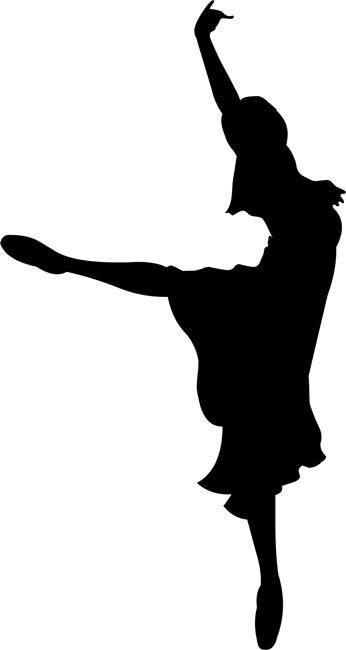
//> input picture Geometric Transforms and Descriptors/Bailarina.png, 346 x 650 px
$ ./main Bailarina.png   (built with g++ and OpenCV 4)
//> lines starting //> are read from the running program, lines starting //| are printed output that depends on the picture; after the words box and inside, x2 and y2 are one past the last pixel; in counts of white or black regions, pixels touching at a corner belong together
/*
 * * * * * * * * * * * * * * * * * * * * * * * * * * * * * * * * * * * * *
 * Author: Carlos Brito (carlos.brito524@gmail.com)
 * Date: 3/22/17.
 *
 * Description:
 * This is a small piece of code to demonstrate the power
 * and "descriptiveness" of image moments and fourier des-
 * criptors.
 *
 * TODO:
 * We have to adjust the calculation of the fourier descriptors
 * so we can make it invariant to rotation and scale.
 *
 *
 * * * * * * * * * * * * * * * * * * * * * * * * * * * * * * * * * * * * *
*/
//</editor-fold>

#include <iostream>
#include <fftw3.h>
#include <cmath>
#include <climits>
#include <opencv2/opencv.hpp>

using namespace std;
using namespace cv;

const static double PI = 4*atan(1); // ensures maximum precision on the architecture

typedef vector<Point> Contour; // a contour is a list of points

typedef struct FourierDescriptors {
    size_t n; // size of vector array
    double (*v)[2]; // descriptor vector
    Contour filtered_contour; // filtered contour

    FourierDescriptors (size_t nsize) {
        n = nsize;
        v = new double[n][2];
    }


} FourierDescriptors;

vector<Contour> getContours(Mat const &binary_img); // returns contours of a binary image

void drawContour(Contour const& cont, Mat &dst); // draws a white contour over a black image

void geomTransform(Contour const &contourIn,
                   Contour &contourOut,
                   double scale,
                   double translatex,
                   double translatey,
                   double theta);

Point2d getCentroid(Contour const& contour); // returns the centroid of a contour

void getHuMoments(Contour const& contour, vector<double> &hu); // returns the hu moments of a contour

void getFourierDescriptors(Contour const& contour, FourierDescriptors &fourierDescriptorsInOut); // returns the fourier descriptor data

vector<double> VectorDiff(vector<double> p1, vector<double> p2);
double L2Norm(vector<double> p);

int main(int argc, char **argv) {

    // Get image name
    if(argc != 2) {
        printf("Usage %s imagen\n", *argv);
        exit(1);
    }
    char* image_name = argv[1];

    // Read image
    Mat img;
    img = imread(image_name);
//> img is the input picture: 650 rows x 346 cols, CV_8UC3; min 0, max 255, mean 198.6
    cvtColor(img, img, CV_RGB2GRAY); // make sure we only get one channel
//> img: 650 rows x 346 cols, CV_8UC1
    imshow("img", img);

    // Threshold image
    Mat thresh;
    threshold(img,thresh, 127, 255, THRESH_BINARY_INV);
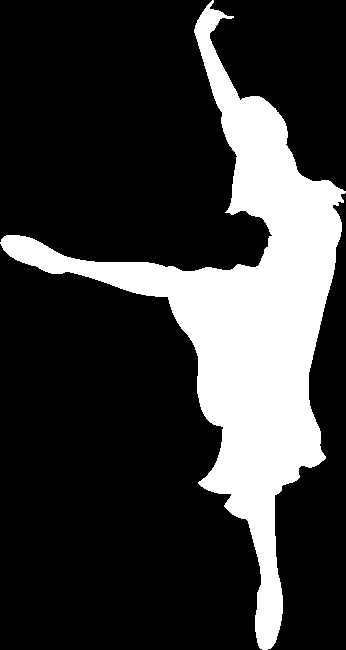
//> thresh: 650 rows x 346 cols, CV_8UC1; 22.1% white; 1 white region
    thresh.convertTo(thresh, CV_8UC1);
    imshow("thresh",thresh);

    // Get contour of image
    vector<Contour> contours = getContours(thresh);
//> in getContours, `findContours(binary_img, contours, CV_RETR_EXTERNAL, CV_CHAIN_APPROX_N..`: contours = 1 contour; box (x1, y1, x2, y2) and area: (0, 0, 346, 650) 48735

    if(contours.size() > 1)
        printf("Warning: More than one contour detected");

    Contour contour = getContours(thresh)[0];
//> contour = contour of 1910 points, box (x1, y1, x2, y2) (0, 0, 346, 650), area 48735
    Contour transformedContour;

    geomTransform(contour, transformedContour, 1., 20, 50, PI/3);
//> in geomTransform, `Contour contour0 = contourIn;`: contour0 has the same summary as contour outside geomTransform

    // Visualize contour
    Mat contourImg;
    drawContour(transformedContour, contourImg);
    imshow("transformed contour", contourImg);

    // First we compute Hu moments
    vector<double> hu(7);
    vector<double> transformedHu(7);
    getHuMoments(contour,hu);
    getHuMoments(transformedContour,transformedHu);


    cout << "Hu moments for " << image_name << endl;
    for(vector<double>::iterator moment = hu.begin(); moment != hu.end(); moment++) {
        cout << *moment << endl;
    }


    cout << "\nHu moments for transformed " << image_name << endl;
    for(vector<double>::iterator moment = transformedHu.begin(); moment != transformedHu.end(); moment++) {
        cout << *moment << endl;
    }

    cout << "L2 Norm of difference of Hu moments: " << L2Norm(VectorDiff(hu, transformedHu)) << endl;


    // Second we compute fourier descriptors
    FourierDescriptors FD(15);
    FourierDescriptors transformedFD(15);

    getFourierDescriptors(contour, FD);
    getFourierDescriptors(transformedContour, transformedFD);


    cout << "\nFourier descriptor vector for " << image_name << endl;
    for (int i = 0; i < FD.n; ++i) {
        cout << "( " << FD.v[i][0] << ", " << FD.v[i][1] << " )" << endl;
    }

    cout << "\nFourier descriptor vector for " << image_name << endl;
    for (int i = 0; i < transformedFD.n; ++i) {
        cout << "( " << transformedFD.v[i][0] << ", " << transformedFD.v[i][1] << " )" << endl;
    }

    Mat filtered_image;
    drawContour(transformedFD.filtered_contour, filtered_image);
    imshow("filtered", filtered_image);

    waitKey(0);

    return 0;
}

// ---------------------
// gets hu moments of a contour
void getHuMoments(Contour const& contour, vector<double> &hu) {

    vector<double> hu_array(7);

    Moments mu = moments(contour, true); // we assume there is only one contour we're interested in
    HuMoments(mu, hu_array);
    hu = hu_array;
}

// ---------------------
// gets fourier descriptor data
void getFourierDescriptors(Contour const& contour, FourierDescriptors &fourierDescriptorsInOut) {

    int n = fourierDescriptorsInOut.n;

    // calculate centroid
    Point2d centroid = getCentroid(contour);

    // center and convert to complex plane
    fftw_complex* s = (fftw_complex*) fftw_malloc(sizeof(fftw_complex) * contour.size());
    for (unsigned int i = 0; i < contour.size(); ++i) {
        s[i][0] = contour.at(i).x - centroid.x;
        s[i][1] = contour.at(i).y - centroid.y;
    }

    // Perform fft on contour
    fftw_complex* S = (fftw_complex*) fftw_malloc(sizeof(fftw_complex) * contour.size());
    fftw_plan fft = fftw_plan_dft_1d(contour.size(), s, S, FFTW_FORWARD, FFTW_ESTIMATE);
    fftw_execute(fft);

    // convert to mag-phase representation
    double (*rep)[2] = new double[contour.size()][2];

    for (int i = 0; i < contour.size(); ++i) {
        double real = S[i][0];
        double imag = S[i][1];

        rep[i][0] = sqrt(real*real + imag*imag) / contour.size(); // magnitude
        rep[i][1] = atan2(imag, real); // phase
    }

    // filter out high frequencies
    for (int i = 0; i < contour.size(); ++i) {
        if(i > n && i < (contour.size() - n)) {
            rep[i][0] = 0; // zero out the magnitude
        }
    }

    // convert back to real+imag representation
    fftw_complex *Sfilt = (fftw_complex *) fftw_malloc(contour.size() * sizeof(fftw_complex));
    for (int i = 0; i < contour.size(); ++i) {
        Sfilt[i][0] = rep[i][0] * cos(rep[i][1]);
        Sfilt[i][1] = rep[i][0] * sin(rep[i][1]);

        if (i >= 1 && i < n+1) {
            fourierDescriptorsInOut.v[i-1][0] = rep[i][0];
            fourierDescriptorsInOut.v[i-1][1] = rep[i][1];
        }
    }

    // Perform ifft on filtered contour
    fftw_complex *sfilt = (fftw_complex *) fftw_malloc(contour.size() * sizeof(fftw_complex));
    fftw_plan  ifft = fftw_plan_dft_1d((int) contour.size(), Sfilt, sfilt, FFTW_BACKWARD, FFTW_ESTIMATE);
    fftw_execute(ifft);

    Contour filtered_contour(contour.size());
    for (int i = 0; i < contour.size(); ++i) {
        filtered_contour[i].x = (int)( sfilt[i][0] + centroid.x);
        filtered_contour[i].y = (int)( sfilt[i][1] + centroid.y );
    }

    fourierDescriptorsInOut.filtered_contour = filtered_contour;

    fftw_free(s);
    fftw_free(S);
    fftw_free(sfilt);
    fftw_free(Sfilt);
    delete[] rep;
}

// ---------------------
// gets contours of binary image
vector<Contour> getContours(Mat const &binary_img) {
    vector<Contour> contours;
    findContours(binary_img, contours, CV_RETR_EXTERNAL, CV_CHAIN_APPROX_NONE);
    return contours;
}

// ---------------------
// gets centroid of contour
Point2d getCentroid(Contour const& contour) {
    Point2d centroid = Point(0,0);
    for (unsigned int i = 0; i < contour.size(); ++i) {
        centroid += (Point2d) contour.at(i);
    }
//> this loop made 1910 passes
//> centroid on passes 1 to 3: Point(212, 0), Point(423, 1), Point(633, 3)
//> after the loop, centroid = Point(430274, 583886)
    centroid /= double( contour.size() );
//> centroid = Point(225.3, 305.7)

    return centroid;
}


// ---------------------
// applies affine transform
void geomTransform(Contour const &contourIn, Contour &contourOut, double scale, double translatex, double translatey,
                   double theta) {

    Contour contour0 = contourIn;
    Point2d centroid = getCentroid(contour0);
//> centroid = Point(225.3, 305.7)

    for (int i = 0; i < contour0.size(); ++i) {
        double xi = contour0[i].x;
        double yi = contour0[i].y;
        contour0[i].x = (int) (scale*( cos(theta)*(xi - centroid.x) - sin(theta)*(yi - centroid.y) ) + centroid.x + translatex);
        contour0[i].y = (int) (scale*( sin(theta)*(xi - centroid.x) + cos(theta)*(yi - centroid.y) ) + centroid.y + translatey);
    }
//> this loop made 1910 passes
//> xi on passes 1 to 3: 212, 211, 210
//> after the loop, contour0 = contour of 1910 points, box (x1, y1, x2, y2) (-33, 128, 504, 567), area 48685

    contourOut = contour0;
//> contourOut has the same summary as contour0
//> in main, `geomTransform(contour, transformedContour, 1., 20, 50, PI/3);`: transformedContour has the same summary as contour0 in geomTransform

}

// -----------------------
// draws a contour of a black image
void drawContour(Contour const& cont, Mat &dst) {

    int max_x = INT_MIN;
    int max_y = INT_MIN;

    int min_x = INT_MAX;
    int min_y = INT_MAX;

    for (int i = 0; i < cont.size(); ++i) {
        // get max value of x and y
        if(max_x < cont[i].x)
            max_x = cont[i].x;
        if(max_y < cont[i].y)
            max_y = cont[i].y;

        // get min value of x and y
        if(min_x > cont[i].x)
            min_x = cont[i].x;
        if(min_y > cont[i].y)
            min_y = cont[i].y;
    }
//> this loop made 1910 passes
//> (max_x, max_y, min_x, min_y) on pass 1: (503, 191, 503, 191)
//> (max_y, min_x) on passes 36, 39, 41, 45, 49, 50: (194, 464), (196, 462), (198, 461), (201, 458), (204, 455), (205, 454)
//> after the loop, max_x = 503; max_y = 566; min_x = -33; min_y = 128

    Contour shifted_contour;
    geomTransform(cont, shifted_contour, 1, abs(min_x) + 1, abs(min_y) + 1, 0);
//> the loop in getCentroid (call 2), `for (unsigned int i = 0; i < contour.size(); ++i)` made 1910 passes
//> centroid on passes 1 to 3: Point(503, 191), Point(1005, 381), Point(1505, 571)
//> the loop in geomTransform (call 2), `for (int i = 0; i < contour0.size(); ++i)` made 1910 passes
//> (xi, yi) on passes 1 to 3: (503, 191), (502, 190), (500, 190)
//> shifted_contour = contour of 1910 points, box (x1, y1, x2, y2) (1, 257, 538, 696), area 48685

    vector<Contour> new_contours;
    new_contours.push_back(shifted_contour);
//> new_contours = 1 contour; box (x1, y1, x2, y2) and area: (1, 257, 538, 696) 48685

    Mat m = Mat::zeros(max_y + abs(min_y) + 2, max_x + abs(min_x) + 2, CV_8UC1);
//> m: 696 rows x 538 cols, CV_8UC1; every value is 0
    drawContours(m, new_contours, 0, 255);
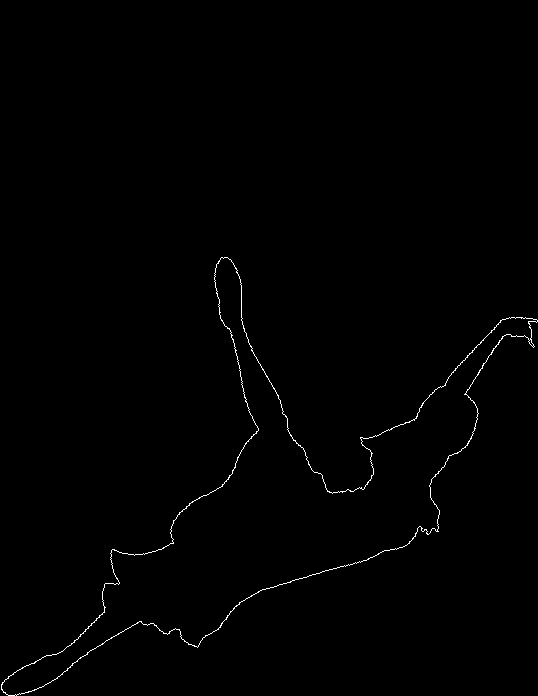
//> m: 696 rows x 538 cols, CV_8UC1; 0.55% white in thin lines or dots, all inside (x1, y1, x2, y2) = (1, 257, 538, 696)
//> in getHuMoments, `Moments mu = moments(contour, true);`: mu = moments, m00 48735, centre m10/m00, m01/m00 = (246.8, 318.6)
//> in getHuMoments, `HuMoments(mu, hu_array);`: hu_array = [0.402, 0.0678, 0.00823, 0.000649, -5.83e-07, -0.000137, 1.38e-06]
//> in getHuMoments, `hu = hu_array;`: hu has the same summary as hu_array
//> in main, `getHuMoments(contour,hu);`: hu has the same summary as hu_array in getHuMoments
//> in main, `getHuMoments(transformedContour,transformedHu);`: transformedHu = [0.402, 0.0675, 0.00807, 0.000635, -4.06e-07, -0.00014, 1.38e-06]
//> the loop in main, `for(vector<double>::iterator moment = hu.begin(); moment != hu.end(); ..` made 7 passes
//| 0.402347
//| 0.0678427
//| 0.00822861
//| 0.000648688
//| -5.83347e-07
//| -0.000137108
//| 1.38052e-06
//> the loop in main, `for(vector<double>::iterator moment = transformedHu.begin(); moment !=..` made 7 passes
//| 0.401723
//| 0.0674672
//| 0.00807007
//| 0.000635031
//| -4.06319e-07
//| -0.000140278
//| 1.37896e-06

    dst = m;
}


vector<double> VectorDiff(vector<double> p1, vector<double> p2) {
    vector<double> result;
    result.reserve(p1.size());

    if(p1.size() != p2.size()) {
        for (int i = 0; i < p1.size(); ++i) {
            result[i] = -1;
        }
    }

    for (int i = 0; i < p1.size(); ++i) {
        result[i] = p1[i] - p2[i];
    }
//> this loop made 7 passes

    return result;
}

double L2Norm(vector<double> p) {
    double result = 0;

    for (int i = 0; i < p.size(); ++i) {
        result += p[i]*p[i];
    }
//> this loop made 0 passes
//> after the loop, result = 0
//| L2 Norm of difference of Hu moments: 0
//> in getFourierDescriptors, `int n = fourierDescriptorsInOut.n;`: n = 15
//> in getFourierDescriptors, `Point2d centroid = getCentroid(contour);`: centroid = Point(225.3, 305.7)
//> (the run ends here: the program needs code that is not available in this run, at `fftw_complex* s = (fftw_complex*) fftw_malloc(sizeof(fftw_complex) * c..`)
